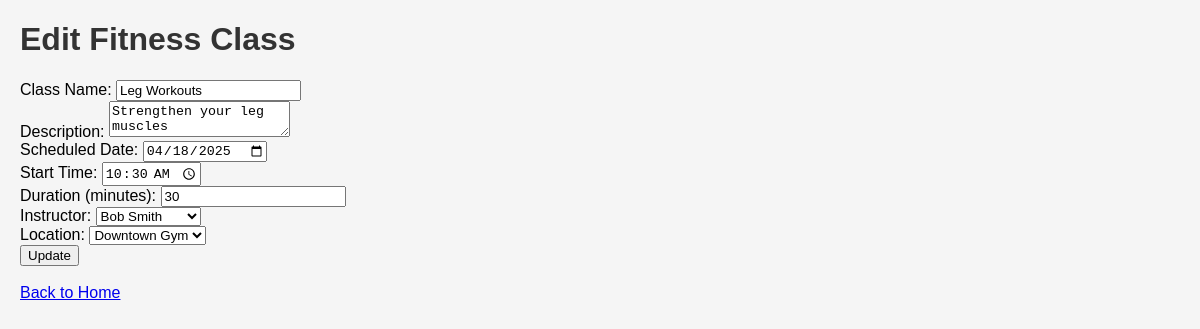
/class/edit/1, run on the app's committed database.
### app.py (models this page shows)
class FitnessClass(db.Model):  # ORM Model for Fitness Classes
    __tablename__ = 'classes'
    id = db.Column(db.Integer, primary_key=True)
    class_name = db.Column(db.String(100), nullable=False)
    description = db.Column(db.String(300))
    scheduled_date = db.Column(db.String(10))  # Format: YYYY-MM-DD
    start_time = db.Column(db.String(5))        # Format: HH:MM
    duration = db.Column(db.Integer)            # Duration in minutes
    instructor_id = db.Column(db.Integer, db.ForeignKey('instructors.id'), nullable=False)
    location_id = db.Column(db.Integer, db.ForeignKey('locations.id'), nullable=False)
    instructor = db.relationship('Instructor', backref=db.backref('classes', lazy=True))
    location = db.relationship('Location', backref=db.backref('classes', lazy=True))

class Instructor(db.Model):  # ORM Model for Instructors
    __tablename__ = 'instructors'
    id = db.Column(db.Integer, primary_key=True)
    name = db.Column(db.String(100), nullable=False)
    email = db.Column(db.String(100), nullable=False, unique=True)
    specialty = db.Column(db.String(100))

class Location(db.Model):  # ORM Model for Locations
    __tablename__ = 'locations'
    id = db.Column(db.Integer, primary_key=True)
    gym_name = db.Column(db.String(100), nullable=False)
    address = db.Column(db.String(200))
    capacity = db.Column(db.Integer)

### app.py (the view, shortened to what this page needs)
@app.route('/class/edit/<int:class_id>', methods=['GET', 'POST'])
def edit_class(class_id):
    fitness_class = FitnessClass.query.get_or_404(class_id)  # ORM Fetch class
    instructors = Instructor.query.all()
    locations = Location.query.all()
    return render_template('edit_class.html', fitness_class=fitness_class, instructors=instructors, locations=locations)

### templates/edit_class.html (shortened to what this page needs)
<!DOCTYPE html>
<html>
<head>
    <link rel="stylesheet" type="text/css" href="{{ url_for('static', filename='style.css') }}">
</head>
<body>
    <h1>Edit Fitness Class</h1>
    <form method="post" action="{{ url_for('edit_class', class_id=fitness_class.id) }}">
        <label for="class_name">Class Name:</label>
        <input type="text" id="class_name" name="class_name" value="{{ fitness_class.class_name }}" required>
        <br>
        <label for="description">Description:</label>
        <textarea id="description" name="description">{{ fitness_class.description }}</textarea>
        <br>
        <label for="scheduled_date">Scheduled Date:</label>
        <input type="date" id="scheduled_date" name="scheduled_date" value="{{ fitness_class.scheduled_date }}" required>
        <br>
        <label for="start_time">Start Time:</label>
        <input type="time" id="start_time" name="start_time" value="{{ fitness_class.start_time }}" required>
        <br>
        <label for="duration">Duration (minutes):</label>
        <input type="number" id="duration" name="duration" value="{{ fitness_class.duration }}" required>
        <br>
        <label for="instructor">Instructor:</label>
        <select id="instructor" name="instructor" required>
            {% for instructor in instructors %}
            <option value="{{ instructor.id }}" {% if instructor.id == fitness_class.instructor_id %}selected{% endif %}>
                {{ instructor.name }}
            </option>
            {% endfor %}
        </select>
        <br>
        <label for="location">Location:</label>
        <select id="location" name="location" required>
            {% for location in locations %}
            <option value="{{ location.id }}" {% if location.id == fitness_class.location_id %}selected{% endif %}>
                {{ location.gym_name }}
            </option>
            {% endfor %}
        </select>
        <br>
        <button type="submit">Update</button>
    </form>
    <br>
    <a href="{{ url_for('index') }}">Back to Home</a>
</body>
</html>

### static/style.css (style rules this page uses)
body { font-family: Arial, sans-serif; margin: 20px; background-color: #f5f5f5; }
h1 { color: #333; }

### data on the page
FitnessClass: class_name "Leg Workouts", description "Strengthen your leg muscles", scheduled_date "04/18/2025", start_time "10:30", duration "30", instructor "Bob Smith", location "Downtown Gym"
